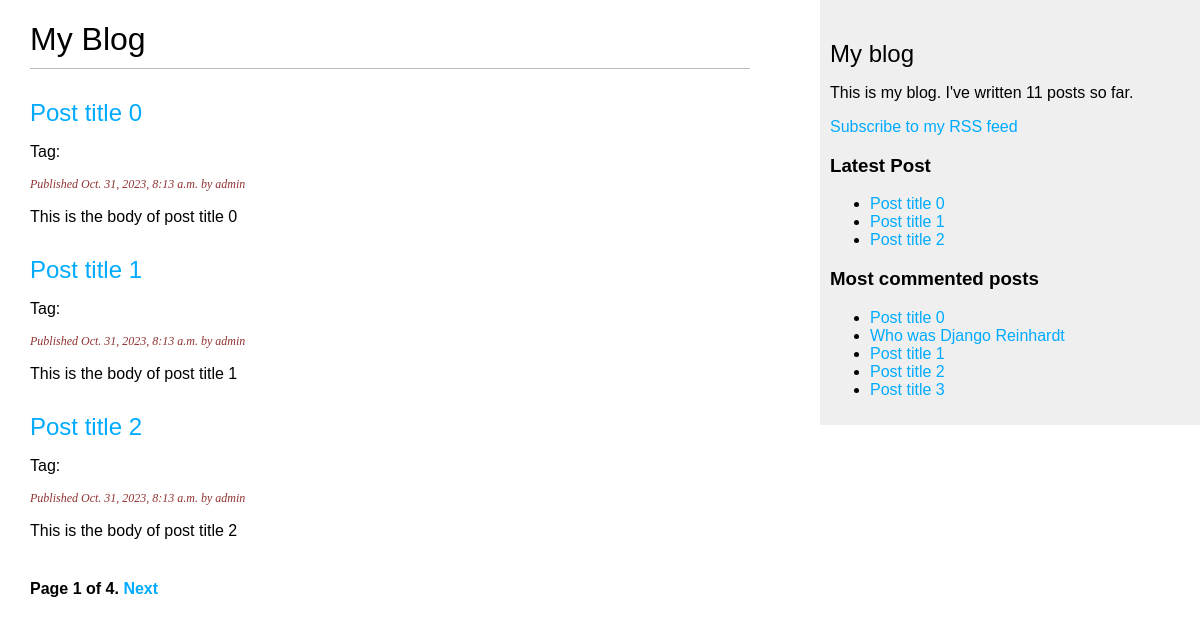
/blog/, run on an earlier commit of the app's database.
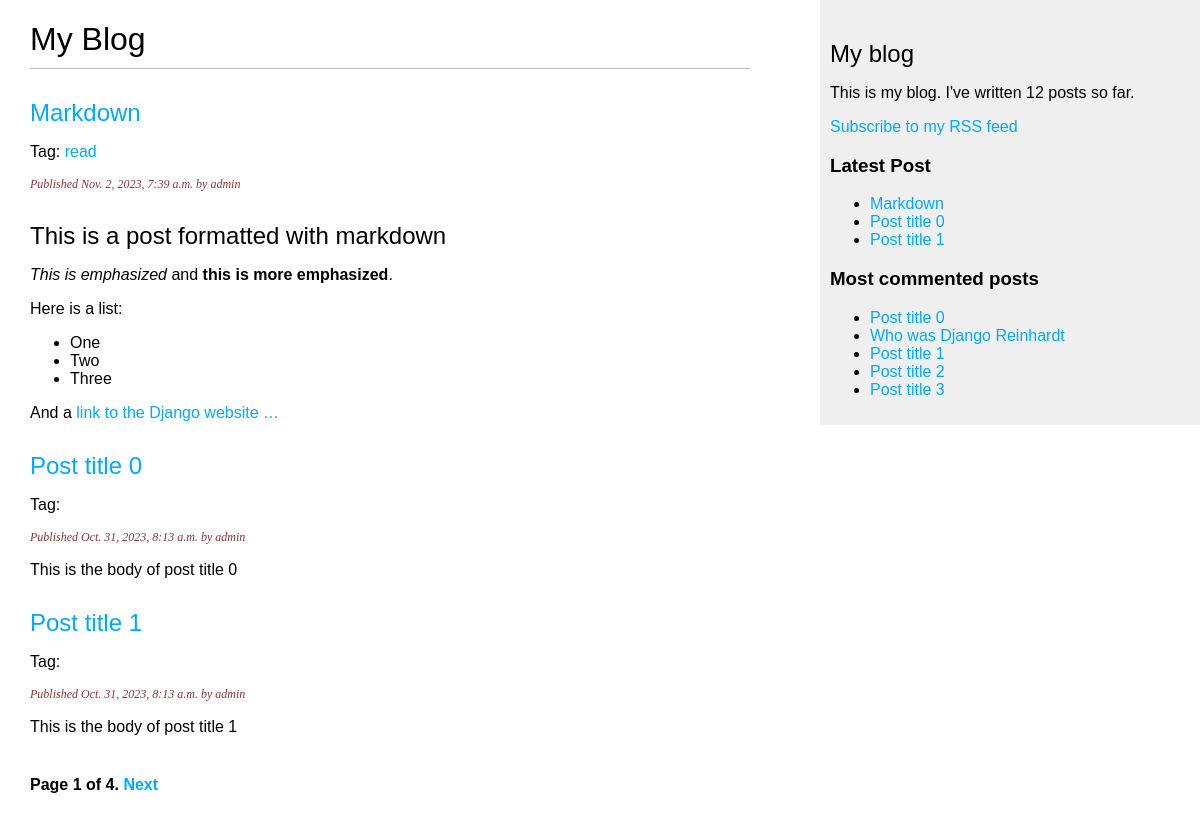
And on a later commit of the database.
### blog/models.py (models this page shows, shortened)
class Post(models.Model):
    class Status(models.TextChoices):
        DRAFT = 'DF', 'DRAFT'
        PUBLISHED = 'PB', 'PUBLISHED'
    title = models.CharField(max_length=250)
    slug = models.SlugField(max_length=250, unique_for_date='publish')
    author = models.ForeignKey(User, on_delete=models.CASCADE, related_name='blog_posts')
    body = models.TextField()
    publish = models.DateTimeField(default=timezone.now)
    created = models.DateTimeField(auto_now_add=True)
    updated = models.DateTimeField(auto_now=True)
    status = models.CharField(max_length=2, choices=Status.choices, default=Status.DRAFT)
    objects = models.Manager() # By Default manager
    published = PublishedManager() # Our custom manager
    tags = TaggableManager()
    class Meta:
        ordering = ['-publish']
        indexes = [models.Index(fields=['-publish'])]
    def get_absolute_url(self):
        return reverse("blog:post_detail", args=[self.publish.year, self.publish.month, self.publish.day, self.slug ])

### blog/views.py (the view)
# urls.py: path('', views.post_list, name='post_list'),
def post_list(request, tag_slug=None):
    post_list = Post.published.all()
    tag=None
    if tag_slug:
        tag = get_object_or_404(Tag, slug=tag_slug)
        post_list = post_list.filter(tags__in=[tag])
    paginator = Paginator(post_list, 3)
    page_number = request.GET.get('page',1)
    try:
        posts = paginator.page(page_number)
    except PageNotAnInteger:
        posts = paginator.page(1)
    except EmptyPage:
        posts = paginator.page(paginator.num_pages)
    return render(request, 'blog/post/list.html', {'posts':posts,'tag':tag})

### blog/models.py (called while the page is built)
    def get_queryset(self):
        return super().get_queryset().filter(status = Post.Status.PUBLISHED)

### blog/templatetags/blog_tags.py (called while the page is built)
@register.simple_tag()
def total_posts():
    return Post.published.count()

@register.inclusion_tag('blog/post/latest_posts.html')
def show_latest_posts(count=5):
    latest_posts = Post.published.order_by('-publish')[:count]
    return {'latest_posts':latest_posts}

@register.simple_tag()
def get_most_commented_post(count=5):
    return Post.published.annotate(total_comments=Count('comments')).order_by('-total_comments')[:count]

@register.filter(name='markdown')
def markdown_format(text):
    return mark_safe(markdown.markdown(text))

### blog/templates/blog/post/list.html (shortened to what this page needs)
{% extends "blog/base.html" %}
{% load blog_tags %}
{% block content %}
    <h1>My Blog</h1>
    {% for post in posts %}
        <h2>
            <a href="{{post.get_absolute_url}}">{{post.title}}</a>
        </h2>
        <p class="tags">
            Tag:
            {% for tag in post.tags.all %}
                <a href="{% url 'blog:post_list_by_tag' tag.slug %}">{{tag.name}}</a>
            {% endfor %}
        </p>
        <p class="date">
            Published {{ post.publish }} by {{ post.author }}
        </p>
        {{ post.body|markdown|truncatewords_html:30 }}
    {% endfor %}
    {% include "pagination.html" with page=posts %}
{% endblock content %}

### blog/templates/blog/base.html (shortened to what this page needs)
{% load blog_tags %}
{% load static %}
<!DOCTYPE html>
<html>
    <head>
        <link href="{% static "css/blog.css" %}" rel="stylesheet">
    </head>
    <body>
        <div id="content">
            {% block content %}
            {% endblock %}
        </div>
        <div id="sidebar">
            <h2>My blog</h2>
            <p>
                This is my blog.
                I've written {% total_posts %} posts so far.
            </p>
            <p>
                <a href="{% url 'blog:post_feed' %}">Subscribe to my RSS feed</a>
            </p>
            <h3>Latest Post</h3>
            {% show_latest_posts 3 %}
            <h3>Most commented posts</h3>
            {% get_most_commented_post as most_commented_posts %}
            <ul>
                {% for post in most_commented_posts %}
                    <li>
                        <a href="{{post.get_absolute_url}}">{{post.title}}</a>
                    </li>
                {% endfor %}
            </ul>
        </div>
    </body>
</html>

### blog/templates/pagination.html (shortened to what this page needs)
<div class="pagination">
    <span class="step-links">
        <span class="current">
            Page {{page.number}} of {{page.paginator.num_pages}}.
        </span>
        {% if page.has_next %}
            <a href="?page={{page.next_page_number}}">Next</a>
        {% endif %}
    </span>
</div>

### blog/templates/blog/post/latest_posts.html
<ul>
    {% for post in latest_posts %}
    <li>
        <a href="{{post.get_absolute_url}}">{{post.title}}</a>
    </li>
    {% endfor %}
</ul>

### blog/static/css/blog.css (style rules this page uses)
body { margin: 0; padding: 0; font-family: helvetica, sans-serif; }
a { color: #00abff; text-decoration: none; }
h1 { font-weight: normal; border-bottom: 1px solid #bbb; padding: 0 0 10px 0; }
h2 { font-weight: normal; margin: 30px 0 0; }
#content { float: left; width: 60%; padding: 0 0 0 30px; }
#sidebar { float: right; width: 30%; padding: 10px; background: #efefef; height: 100%; }
p.date { color: #913333; font-family: georgia, serif; font-size: 12px; font-style: italic; }
.pagination { margin: 40px 0; font-weight: bold; }

What changed in the data, as far as the page shows it:
no longer on one of the page's lists (row unchanged): Post: title "Post title 2", publish "Oct. 31, 2023, 8:13 a.m.", author "admin", body "This is the body of post title 2"
added Post: title "Markdown", publish "Nov. 2, 2023, 7:39 a.m.", author "admin", body "This is a post formatted with markdown This is emphasized and this is more emphasized . Here is a list: One Two Three And a link to the Django website …"
added Tag: name "read"
Also different on the page:
text no longer shown: "11"
text now shown: "12"
